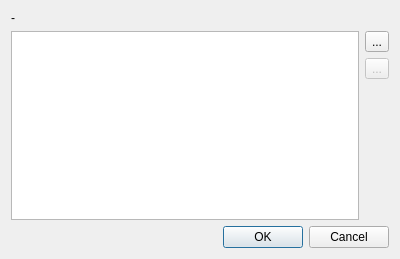
<?xml version="1.0" encoding="UTF-8"?>
<ui version="4.0">
 <class>IGisSummarySetup</class>
 <widget class="QDialog" name="IGisSummarySetup">
  <property name="geometry">
   <rect>
    <x>0</x>
    <y>0</y>
    <width>400</width>
    <height>259</height>
   </rect>
  </property>
  <property name="windowTitle">
   <string>Setup summary projects...</string>
  </property>
  <layout class="QVBoxLayout" name="verticalLayout">
   <item>
    <widget class="QLabel" name="labelHelp">
     <property name="text">
      <string>-</string>
     </property>
     <property name="alignment">
      <set>Qt::AlignLeading|Qt::AlignLeft|Qt::AlignTop</set>
     </property>
     <property name="wordWrap">
      <bool>true</bool>
     </property>
    </widget>
   </item>
   <item>
    <layout class="QHBoxLayout" name="horizontalLayout">
     <item>
      <widget class="QListWidget" name="listWidget"/>
     </item>
     <item>
      <layout class="QVBoxLayout" name="verticalLayout_2">
       <item>
        <widget class="QToolButton" name="toolAdd">
         <property name="text">
          <string>...</string>
         </property>
         <property name="icon">
          <iconset resource="../../resources.qrc">
           <normaloff>:/icons/32x32/Add.png</normaloff>:/icons/32x32/Add.png</iconset>
         </property>
        </widget>
       </item>
       <item>
        <widget class="QToolButton" name="toolDel">
         <property name="enabled">
          <bool>false</bool>
         </property>
         <property name="text">
          <string>...</string>
         </property>
         <property name="icon">
          <iconset resource="../../resources.qrc">
           <normaloff>:/icons/32x32/DeleteMultiple.png</normaloff>:/icons/32x32/DeleteMultiple.png</iconset>
         </property>
        </widget>
       </item>
       <item>
        <spacer name="verticalSpacer_2">
         <property name="orientation">
          <enum>Qt::Vertical</enum>
         </property>
         <property name="sizeHint" stdset="0">
          <size>
           <width>20</width>
           <height>40</height>
          </size>
         </property>
        </spacer>
       </item>
      </layout>
     </item>
    </layout>
   </item>
   <item>
    <widget class="QDialogButtonBox" name="buttonBox">
     <property name="orientation">
      <enum>Qt::Horizontal</enum>
     </property>
     <property name="standardButtons">
      <set>QDialogButtonBox::Cancel|QDialogButtonBox::Ok</set>
     </property>
    </widget>
   </item>
  </layout>
 </widget>
 <resources>
  <include location="../../resources.qrc"/>
 </resources>
 <connections>
  <connection>
   <sender>buttonBox</sender>
   <signal>accepted()</signal>
   <receiver>IGisSummarySetup</receiver>
   <slot>accept()</slot>
   <hints>
    <hint type="sourcelabel">
     <x>248</x>
     <y>254</y>
    </hint>
    <hint type="destinationlabel">
     <x>157</x>
     <y>274</y>
    </hint>
   </hints>
  </connection>
  <connection>
   <sender>buttonBox</sender>
   <signal>rejected()</signal>
   <receiver>IGisSummarySetup</receiver>
   <slot>reject()</slot>
   <hints>
    <hint type="sourcelabel">
     <x>316</x>
     <y>260</y>
    </hint>
    <hint type="destinationlabel">
     <x>286</x>
     <y>274</y>
    </hint>
   </hints>
  </connection>
 </connections>
</ui>
